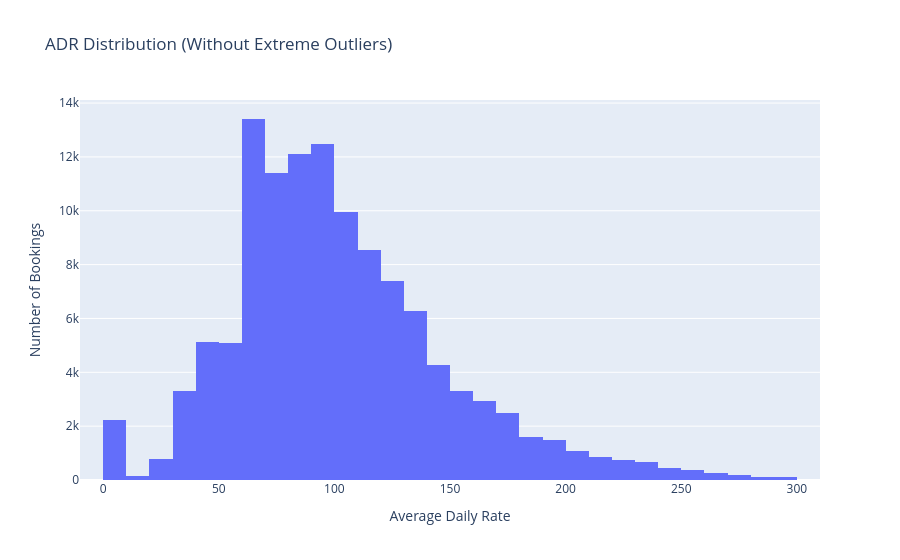

The notebook cell this image was saved under:
### Code cell
## ADR VISUALIZATION

adr_filtered = df[df["adr"] <= 300]

fig = px.histogram(
    adr_filtered,
    x="adr",
    nbins=50,
    title="ADR Distribution (Without Extreme Outliers)"
)

fig.update_layout(
    xaxis_title="Average Daily Rate",
    yaxis_title="Number of Bookings"
)

fig.show()

### Figure 1 — Plotly figure (JSON) as saved in the notebook; plotly's stock layout.template omitted (floating-point values rounded to 4 significant figures; data arrays with more than 128 entries replaced by an {"elided": "..."} marker saying what was removed)
{"data": [{"bingroup": "x", "hovertemplate": "adr=%{x}<br>count=%{y}<extra></extra>", "legendgroup": "", "marker": {"color": "#636efa", "pattern": {"shape": ""}}, "name": "", "nbinsx": 50, "orientation": "v", "showlegend": false, "type": "histogram", "x": {"elided": "119114 float values"}, "xaxis": "x", "yaxis": "y"}], "layout": {"barmode": "relative", "legend": {"tracegroupgap": 0}, "title": {"text": "ADR Distribution (Without Extreme Outliers)"}, "xaxis": {"anchor": "y", "domain": [0, 1], "title": {"text": "Average Daily Rate"}}, "yaxis": {"anchor": "x", "domain": [0, 1], "title": {"text": "Number of Bookings"}}}}
